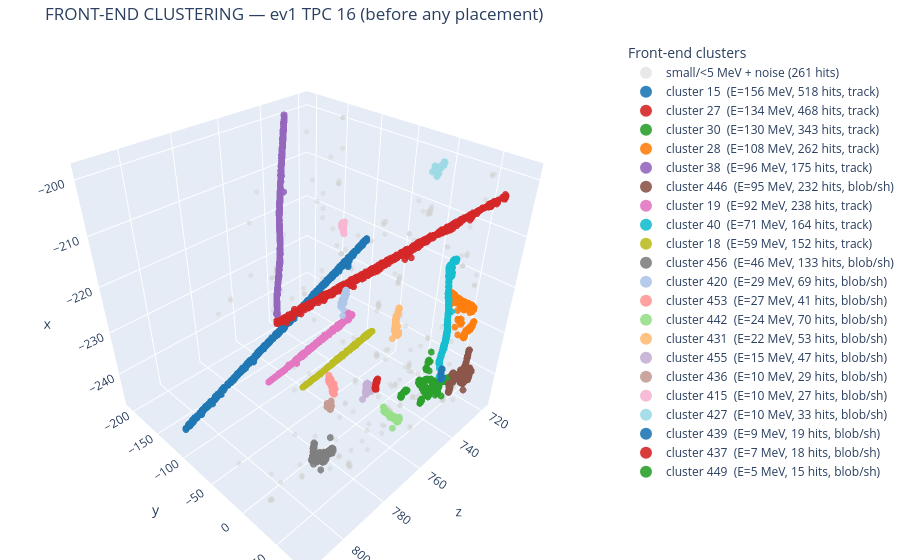

The notebook cell saved with this chart:
### Code cell
# ---- display machinery: fires on every base-image change of the watched TPC ----
_prev = {"base": None, "n": 0}

def show_state(stage, note, base_view=None, force=False):
    base = np.asarray(base_view if base_view is not None else W.current_base(S)[TPC], np.float32)
    changed = _prev["base"] is None or not np.allclose(base, _prev["base"], atol=1.0)
    if not (changed or force):
        return
    _prev["n"] += 1
    print(f"\n{'='*100}")
    print(f"  frame {_prev['n']:>3} | [{stage}]  {note}")
    print(f"{'='*100}")
    if changed:
        _prev["base"] = base.copy()
    # 1) the usual 2D light + charge display
    plot_tpc_light_and_charge(ev_id=EV, TPCid=TPC, hits_full_ev=S["hits_full_ev"],
                              actual=S["actual"][TPC].astype(np.float32),
                              predicted=base, geom_map=geom_map, individualScaling=False)
    plt.show()
    # 2) interactive 3D reconstructed display (gray = not yet assigned)
    ts = W.current_ts(S)
    m = S["hit_tpc"] == TPC
    safe = np.where(np.isfinite(ts) & (ts >= 0), ts, -1.0)
    g = pt.group_hits_by_time(safe[m], time_window=10)
    pt.plot_3d_clusters_with_t0(
        x=np.asarray(S["fs"].event.x)[m], y=np.asarray(S["fs"].event.y)[m],
        z=np.asarray(S["fs"].event.z)[m], labels=g, t0s=safe[m],
        energies=S["e_pos"][m], title=f"[{stage}] {note[:70]}", save_path=None)

# ---- frame 0: FRONT-END CLUSTERING map (real label ids — the clustering decision,
# nothing from truth) so "cluster i placed ..." in later frames is locatable.
import plotly.graph_objects as go

np.asarray(S["fs"].track_stage.base_image)[:] = 0.0     # reset walkthrough state
S["hit_t0"][:] = np.nan

MIN_E_LABEL, MAX_LEGEND = 5.0, 40      # color clusters >= 5 MeV (in this TPC), top 40 by energy
m = S["hit_tpc"] == TPC
labs = np.asarray(S["labels_global"])[m].astype(int)
xs, ys, zs = (np.asarray(S["fs"].event.x)[m], np.asarray(S["fs"].event.y)[m],
              np.asarray(S["fs"].event.z)[m])
e_m = S["e_pos"][m]

ids = [(float(e_m[labs == l].sum()), int(l)) for l in np.unique(labs[labs >= 0])]
keep = [l for en, l in sorted(ids, reverse=True) if en >= MIN_E_LABEL][:MAX_LEGEND]
PALETTE = ["#1f77b4", "#d62728", "#2ca02c", "#ff7f0e", "#9467bd", "#8c564b",
           "#e377c2", "#17becf", "#bcbd22", "#7f7f7f", "#aec7e8", "#ff9896",
           "#98df8a", "#ffbb78", "#c5b0d5", "#c49c94", "#f7b6d2", "#9edae5"]
fig = go.Figure()
other = ~np.isin(labs, keep)
fig.add_trace(go.Scatter3d(x=zs[other], y=ys[other], z=xs[other], mode="markers",
                           marker=dict(size=3, color="lightgray", opacity=0.5),
                           name=f"small/<{MIN_E_LABEL:.0f} MeV + noise ({other.sum()} hits)"))
print(f"{'id':>5} {'E(MeV)':>8} {'hits':>6} {'type':>8} {'also in TPCs':>14}")
for i, l in enumerate(keep):
    mk = labs == l
    en = float(e_m[mk].sum())
    typ = "track" if l < S["split_index"] else "blob/sh"
    tpcs_l = sorted(int(t) for t in S["cluster_to_tpcs"].get(int(l), []) if int(t) != TPC)
    print(f"{l:5d} {en:8.1f} {mk.sum():6d} {typ:>8} {str(tpcs_l) if tpcs_l else '-':>14}")
    fig.add_trace(go.Scatter3d(
        x=zs[mk], y=ys[mk], z=xs[mk], mode="markers",
        marker=dict(size=4, color=PALETTE[i % len(PALETTE)], opacity=0.9),
        name=f"cluster {l}  (E={en:.0f} MeV, {mk.sum()} hits, {typ})"))
fig.update_layout(scene=dict(xaxis_title="z", yaxis_title="y", zaxis_title="x"),
                  legend=dict(title="Front-end clusters", itemsizing="constant"),
                  margin=dict(l=0, r=0, b=0, t=40),
                  title=f"FRONT-END CLUSTERING — ev{EV} TPC {TPC} (before any placement)")
fig.show()

### Figure 1 — Plotly figure (JSON) as saved in the notebook; plotly's stock layout.template omitted (floating-point values rounded to 4 significant figures; data arrays with more than 128 entries replaced by an {"elided": "..."} marker saying what was removed)
{"data": [{"marker": {"color": "lightgray", "opacity": 0.5, "size": 3}, "mode": "markers", "name": "small/<5 MeV + noise (261 hits)", "type": "scatter3d", "x": {"elided": "261 float values"}, "y": {"elided": "261 float values"}, "z": {"elided": "261 float values"}}, {"marker": {"color": "#1f77b4", "opacity": 0.9, "size": 4}, "mode": "markers", "name": "cluster 15  (E=156 MeV, 518 hits, track)", "type": "scatter3d", "x": {"elided": "518 float values"}, "y": {"elided": "518 float values"}, "z": {"elided": "518 float values"}}, {"marker": {"color": "#d62728", "opacity": 0.9, "size": 4}, "mode": "markers", "name": "cluster 27  (E=134 MeV, 468 hits, track)", "type": "scatter3d", "x": {"elided": "468 float values"}, "y": {"elided": "468 float values"}, "z": {"elided": "468 float values"}}, {"marker": {"color": "#2ca02c", "opacity": 0.9, "size": 4}, "mode": "markers", "name": "cluster 30  (E=130 MeV, 343 hits, track)", "type": "scatter3d", "x": {"elided": "343 float values"}, "y": {"elided": "343 float values"}, "z": {"elided": "343 float values"}}, {"marker": {"color": "#ff7f0e", "opacity": 0.9, "size": 4}, "mode": "markers", "name": "cluster 28  (E=108 MeV, 262 hits, track)", "type": "scatter3d", "x": {"elided": "262 float values"}, "y": {"elided": "262 float values"}, "z": {"elided": "262 float values"}}, {"marker": {"color": "#9467bd", "opacity": 0.9, "size": 4}, "mode": "markers", "name": "cluster 38  (E=96 MeV, 175 hits, track)", "type": "scatter3d", "x": {"elided": "175 float values"}, "y": {"elided": "175 float values"}, "z": {"elided": "175 float values"}}, {"marker": {"color": "#8c564b", "opacity": 0.9, "size": 4}, "mode": "markers", "name": "cluster 446  (E=95 MeV, 232 hits, blob/sh)", "type": "scatter3d", "x": {"elided": "232 float values"}, "y": {"elided": "232 float values"}, "z": {"elided": "232 float values"}}, {"marker": {"color": "#e377c2", "opacity": 0.9, "size": 4}, "mode": "markers", "name": "cluster 19  (E=92 MeV, 238 hits, track)", "type": "scatter3d", "x": {"elided": "238 float values"}, "y": {"elided": "238 float values"}, "z": {"elided": "238 float values"}}, {"marker": {"color": "#17becf", "opacity": 0.9, "size": 4}, "mode": "markers", "name": "cluster 40  (E=71 MeV, 164 hits, track)", "type": "scatter3d", "x": {"elided": "164 float values"}, "y": {"elided": "164 float values"}, "z": {"elided": "164 float values"}}, {"marker": {"color": "#bcbd22", "opacity": 0.9, "size": 4}, "mode": "markers", "name": "cluster 18  (E=59 MeV, 152 hits, track)", "type": "scatter3d", "x": {"elided": "152 float values"}, "y": {"elided": "152 float values"}, "z": {"elided": "152 float values"}}, {"marker": {"color": "#7f7f7f", "opacity": 0.9, "size": 4}, "mode": "markers", "name": "cluster 456  (E=46 MeV, 133 hits, blob/sh)", "type": "scatter3d", "x": {"elided": "133 float values"}, "y": {"elided": "133 float values"}, "z": {"elided": "133 float values"}}, {"marker": {"color": "#aec7e8", "opacity": 0.9, "size": 4}, "mode": "markers", "name": "cluster 420  (E=29 MeV, 69 hits, blob/sh)", "type": "scatter3d", "x": [751.8, 751.1, 751.1, 751.1, 751.1, 751.4, 751.4, 751.4, 751.8, 752.5, 751.1, 751.4, 751.4, 751.4, 751.8, 751.8, 751.8, 752.2, 751.4, 751.8, 751.8, 751.8, 752.2, 752.2, 752.2, 751.8, 752.2, 752.2, 752.5, 752.5, 752.2, 752.5, 752.5, 752.9, 752.9, 752.9, 753.3, 752.5, 752.9, 752.9, 753.3, 753.3, 753.7, 752.9, 753.3, 753.3, 753.3, 753.7, 753.7, 754.0, 753.3, 753.7, 753.7, 754.0, 754.0, 754.4, 754.4, 754.0, 754.4, 754.4, 754.4, 754.8, 754.4, 754.8, 754.8, 755.2, 754.8, 755.2, 755.2], "y": [-47.71, -47.34, -47.34, -46.97, -46.97, -46.97, -46.97, -46.97, -46.97, -46.97, -46.6, -46.6, -46.6, -46.6, -46.6, -46.6, -46.6, -46.6, -46.23, -46.23, -46.23, -46.23, -46.23, -46.23, -46.23, -45.85, -45.85, -45.85, -45.85, -45.85, -45.48, -45.48, -45.48, -45.48, -45.48, -45.48, -45.48, -45.11, -45.11, -45.11, -45.11, -45.11, -45.11, -44.74, -44.74, -44.74, -44.74, -44.74, -44.74, -44.74, -44.37, -44.37, -44.37, -44.37, -44.37, -44.37, -44.37, -43.99, -43.99, -43.99, -43.99, -43.99, -43.62, -43.62, -43.62, -43.62, -43.25, -43.25, -43.25], "z": [-224.3, -223.6, -222.9, -223.6, -223.0, -223.7, -223.2, -222.8, -224.1, -228.2, -223.8, -223.9, -223.3, -222.8, -223.9, -223.4, -222.9, -223.7, -223.7, -224.2, -223.5, -223.1, -224.4, -223.8, -223.3, -223.8, -223.8, -223.3, -223.7, -223.3, -224.0, -224.4, -223.7, -224.7, -224.0, -223.5, -224.4, -224.1, -224.4, -223.9, -224.4, -223.9, -224.2, -225.2, -226.4, -224.6, -224.0, -224.5, -224.0, -224.4, -224.4, -224.4, -223.9, -224.4, -223.9, -224.8, -224.4, -224.5, -225.3, -224.5, -224.1, -224.8, -224.4, -224.9, -224.4, -225.1, -224.8, -224.9, -224.4]}, {"marker": {"color": "#ff9896", "opacity": 0.9, "size": 4}, "mode": "markers", "name": "cluster 453  (E=27 MeV, 41 hits, blob/sh)", "type": "scatter3d", "x": [802.0, 801.3, 801.7, 801.7, 802.0, 802.0, 802.0, 800.2, 801.3, 801.3, 801.3, 801.7, 801.7, 801.7, 802.0, 800.2, 800.2, 800.2, 800.2, 800.5, 800.5, 800.5, 800.5, 800.9, 800.9, 800.9, 801.3, 801.3, 801.3, 801.7, 801.7, 799.8, 800.2, 800.2, 800.2, 800.5, 800.5, 800.5, 800.9, 800.2, 800.5], "y": [71.7, 72.07, 72.07, 72.07, 72.07, 72.07, 72.07, 72.44, 72.44, 72.44, 72.44, 72.44, 72.44, 72.44, 72.44, 72.81, 72.81, 72.81, 72.81, 72.81, 72.81, 72.81, 72.81, 72.81, 72.81, 72.81, 72.81, 72.81, 72.81, 72.81, 72.81, 73.19, 73.19, 73.19, 73.19, 73.19, 73.19, 73.19, 73.19, 73.56, 73.56], "z": [-215.2, -215.7, -215.4, -214.9, -215.4, -214.8, -214.4, -218.0, -216.3, -215.8, -215.3, -215.9, -215.4, -215.0, -215.6, -217.9, -217.3, -216.9, -216.4, -217.7, -217.3, -216.6, -216.2, -217.3, -216.4, -216.0, -216.5, -216.0, -215.5, -215.9, -215.4, -217.4, -217.9, -217.4, -217.0, -218.0, -217.4, -216.9, -217.7, -218.2, -218.1]}, {"marker": {"color": "#98df8a", "opacity": 0.9, "size": 4}, "mode": "markers", "name": "cluster 442  (E=24 MeV, 70 hits, blob/sh)", "type": "scatter3d", "x": [764.5, 764.5, 764.1, 764.5, 764.5, 763.7, 763.7, 764.1, 764.1, 764.5, 763.0, 763.3, 763.7, 763.7, 762.2, 762.6, 763.0, 761.5, 761.8, 762.2, 762.2, 760.4, 760.4, 760.7, 761.1, 761.1, 761.5, 761.5, 755.5, 755.5, 755.9, 755.9, 756.3, 756.3, 756.6, 757.0, 757.4, 757.8, 758.1, 758.5, 758.5, 758.9, 758.9, 759.2, 759.6, 759.6, 760.0, 760.4, 760.4, 755.5, 755.9, 756.3, 756.3, 756.6, 756.6, 757.0, 757.4, 757.8, 758.1, 758.1, 758.5, 758.5, 756.3, 756.6, 756.6, 757.0, 757.0, 756.6, 757.0, 759.6], "y": [45.66, 46.03, 46.4, 46.4, 46.4, 46.77, 46.77, 46.77, 46.77, 46.77, 47.15, 47.15, 47.15, 47.15, 47.52, 47.52, 47.52, 47.89, 47.89, 47.89, 47.89, 48.26, 48.26, 48.26, 48.26, 48.26, 48.26, 48.26, 48.63, 48.63, 48.63, 48.63, 48.63, 48.63, 48.63, 48.63, 48.63, 48.63, 48.63, 48.63, 48.63, 48.63, 48.63, 48.63, 48.63, 48.63, 48.63, 48.63, 48.63, 49.01, 49.01, 49.01, 49.01, 49.01, 49.01, 49.01, 49.01, 49.01, 49.01, 49.01, 49.01, 49.01, 49.38, 49.38, 49.38, 49.38, 49.38, 49.75, 49.75, 49.75], "z": [-236.5, -236.8, -237.6, -237.5, -237.1, -237.9, -237.4, -237.7, -237.3, -237.4, -238.1, -237.8, -238.0, -237.5, -238.5, -238.4, -238.1, -239.3, -239.0, -238.9, -238.5, -240.4, -239.7, -239.5, -239.6, -239.2, -239.8, -239.0, -242.4, -241.9, -242.5, -242.0, -242.4, -241.8, -241.6, -241.7, -241.7, -241.4, -241.5, -241.1, -240.7, -241.2, -240.7, -240.6, -240.6, -240.2, -240.3, -240.3, -239.8, -242.4, -242.4, -242.5, -242.0, -242.6, -242.1, -241.5, -241.5, -241.4, -241.5, -241.1, -241.3, -240.8, -242.7, -242.4, -242.0, -242.6, -242.0, -242.4, -242.3, -243.1]}, {"marker": {"color": "#ffbb78", "opacity": 0.9, "size": 4}, "mode": "markers", "name": "cluster 431  (E=22 MeV, 53 hits, blob/sh)", "type": "scatter3d", "x": [749.9, 750.3, 750.7, 751.1, 751.1, 751.4, 751.4, 751.8, 751.8, 752.2, 752.2, 752.5, 752.5, 752.5, 753.3, 749.9, 749.9, 750.3, 750.3, 750.7, 751.1, 752.2, 752.2, 752.2, 752.5, 752.5, 752.5, 752.5, 752.5, 752.5, 751.4, 751.8, 751.8, 752.2, 752.2, 752.2, 752.2, 752.5, 752.5, 752.9, 752.9, 751.4, 752.2, 752.2, 752.5, 752.9, 751.8, 751.8, 752.2, 752.2, 752.2, 752.5, 751.8], "y": [24.08, 24.08, 24.08, 24.08, 24.08, 24.08, 24.08, 24.08, 24.08, 24.08, 24.08, 24.08, 24.08, 24.08, 24.08, 24.45, 24.45, 24.45, 24.45, 24.45, 24.45, 24.45, 24.45, 24.45, 24.45, 24.45, 24.45, 24.45, 24.45, 24.45, 24.83, 24.83, 24.83, 24.83, 24.83, 24.83, 24.83, 24.83, 24.83, 24.83, 24.83, 25.2, 25.2, 25.2, 25.2, 25.2, 25.57, 25.57, 25.57, 25.57, 25.57, 25.57, 25.94], "z": [-226.4, -226.8, -226.3, -226.6, -226.1, -226.4, -225.9, -226.0, -225.6, -225.6, -225.1, -225.3, -224.8, -224.4, -226.8, -226.7, -226.2, -226.5, -226.0, -226.7, -226.5, -223.9, -223.5, -222.8, -224.5, -224.1, -223.7, -223.2, -222.7, -222.3, -224.4, -224.4, -223.9, -224.2, -223.7, -222.7, -222.2, -222.7, -222.1, -222.6, -222.1, -224.4, -221.9, -221.5, -222.0, -221.9, -220.9, -220.5, -221.7, -221.2, -220.7, -221.7, -220.5]}, {"marker": {"color": "#c5b0d5", "opacity": 0.9, "size": 4}, "mode": "markers", "name": "cluster 455  (E=15 MeV, 47 hits, blob/sh)", "type": "scatter3d", "x": [787.5, 786.8, 787.1, 787.1, 787.1, 787.1, 787.1, 787.1, 787.5, 787.1, 787.1, 787.5, 787.1, 787.5, 785.3, 785.3, 785.7, 786.8, 786.8, 787.1, 787.1, 785.3, 785.7, 785.7, 786.0, 786.0, 786.4, 786.4, 786.4, 786.8, 786.0, 786.4, 786.4, 786.8, 787.1, 787.1, 787.5, 787.5, 786.0, 787.9, 787.9, 788.3, 788.3, 788.3, 788.6, 788.6, 788.6], "y": [72.44, 74.3, 74.3, 74.3, 74.67, 74.67, 75.05, 75.05, 75.05, 75.42, 75.42, 75.42, 75.79, 75.79, 76.16, 76.16, 76.16, 76.16, 76.16, 76.16, 76.16, 76.53, 76.53, 76.53, 76.53, 76.53, 76.53, 76.53, 76.53, 76.53, 76.91, 76.91, 76.91, 76.91, 76.91, 76.91, 76.91, 76.91, 77.28, 77.28, 77.28, 77.28, 77.28, 77.65, 77.65, 77.65, 78.02], "z": [-223.7, -222.2, -222.3, -221.9, -222.6, -221.9, -222.0, -221.6, -221.8, -222.4, -221.7, -222.0, -221.6, -222.2, -221.8, -221.3, -221.8, -221.7, -221.2, -222.2, -221.5, -221.5, -221.6, -221.2, -221.4, -221.0, -221.8, -221.2, -220.7, -221.7, -221.8, -221.3, -220.8, -220.7, -220.7, -220.3, -220.8, -220.3, -222.2, -220.3, -219.9, -220.3, -219.8, -220.1, -220.4, -219.9, -220.2]}, {"marker": {"color": "#c49c94", "opacity": 0.9, "size": 4}, "mode": "markers", "name": "cluster 436  (E=10 MeV, 29 hits, blob/sh)", "type": "scatter3d", "x": [788.6, 789.0, 788.6, 788.6, 789.0, 789.4, 789.4, 789.4, 789.4, 788.6, 789.0, 789.0, 789.4, 789.4, 789.7, 789.7, 790.1, 789.4, 790.1, 790.5, 790.5, 790.5, 790.5, 790.9, 790.9, 790.9, 790.9, 791.2, 791.2], "y": [38.22, 38.22, 38.59, 38.59, 38.59, 38.59, 38.59, 38.96, 38.96, 39.33, 39.33, 39.33, 39.33, 39.33, 39.33, 39.33, 39.33, 39.71, 39.71, 39.71, 40.08, 40.08, 40.45, 40.45, 40.45, 40.82, 40.82, 40.82, 40.82], "z": [-227.7, -227.9, -227.9, -227.5, -227.8, -228.8, -227.8, -228.8, -228.0, -228.6, -229.0, -228.4, -228.5, -228.1, -228.6, -228.0, -228.0, -228.9, -227.8, -228.0, -228.0, -227.5, -227.7, -227.8, -227.3, -227.5, -227.1, -227.6, -226.9]}, {"marker": {"color": "#f7b6d2", "opacity": 0.9, "size": 4}, "mode": "markers", "name": "cluster 415  (E=10 MeV, 27 hits, blob/sh)", "type": "scatter3d", "x": [727.3, 728.0, 728.0, 728.0, 728.0, 728.4, 728.4, 728.7, 728.4, 728.7, 728.7, 728.7, 728.7, 729.5, 728.0, 728.4, 728.4, 728.7, 728.7, 729.1, 729.1, 729.5, 729.5, 729.5, 729.9, 729.9, 729.5], "y": [-116.9, -116.2, -116.2, -115.8, -115.8, -115.8, -115.8, -115.8, -115.4, -115.4, -115.4, -115.0, -115.0, -115.0, -114.7, -114.7, -114.7, -114.7, -114.7, -114.7, -114.7, -114.7, -114.7, -114.7, -114.7, -114.7, -114.3], "z": [-220.7, -220.2, -219.7, -220.1, -219.4, -219.3, -218.9, -218.9, -218.8, -219.0, -218.5, -218.9, -218.4, -218.8, -217.7, -218.3, -217.8, -218.4, -218.0, -218.4, -217.9, -218.5, -218.1, -217.6, -218.3, -217.8, -218.4]}, {"marker": {"color": "#9edae5", "opacity": 0.9, "size": 4}, "mode": "markers", "name": "cluster 427  (E=10 MeV, 33 hits, blob/sh)", "type": "scatter3d", "x": [730.6, 731.0, 731.0, 732.1, 728.7, 729.1, 729.5, 729.9, 730.2, 730.2, 730.6, 731.0, 731.0, 725.8, 726.1, 726.1, 726.5, 727.3, 727.6, 727.6, 728.0, 728.4, 728.7, 729.1, 729.1, 729.5, 729.5, 729.9, 726.5, 726.5, 726.9, 728.7, 726.5], "y": [5.855, 5.855, 5.855, 5.855, 6.227, 6.227, 6.227, 6.227, 6.227, 6.227, 6.227, 6.227, 6.227, 6.599, 6.599, 6.599, 6.599, 6.599, 6.599, 6.599, 6.599, 6.599, 6.599, 6.599, 6.599, 6.599, 6.599, 6.599, 6.971, 6.971, 6.971, 6.971, 7.343], "z": [-200.2, -200.0, -199.5, -200.4, -201.0, -200.9, -201.5, -200.6, -200.4, -199.9, -199.9, -200.2, -199.6, -199.7, -200.0, -199.5, -199.9, -199.9, -200.4, -199.9, -200.4, -200.3, -200.5, -200.9, -200.4, -201.6, -200.5, -200.3, -200.1, -199.6, -199.8, -201.1, -200.0]}, {"marker": {"color": "#1f77b4", "opacity": 0.9, "size": 4}, "mode": "markers", "name": "cluster 439  (E=9 MeV, 19 hits, blob/sh)", "type": "scatter3d", "x": [725.8, 725.8, 725.8, 726.1, 726.1, 726.1, 725.0, 725.0, 725.4, 725.4, 725.8, 725.8, 725.8, 726.1, 726.1, 725.0, 725.8, 726.5, 726.9], "y": [40.08, 40.08, 40.08, 40.08, 40.08, 40.08, 40.45, 40.45, 40.45, 40.45, 40.45, 40.45, 40.45, 40.45, 40.45, 40.82, 41.57, 42.31, 42.31], "z": [-242.7, -242.2, -240.6, -241.9, -241.5, -241.0, -243.4, -242.9, -243.3, -242.8, -242.6, -242.2, -240.7, -241.4, -240.6, -243.3, -243.1, -242.7, -242.7]}, {"marker": {"color": "#d62728", "opacity": 0.9, "size": 4}, "mode": "markers", "name": "cluster 437  (E=7 MeV, 18 hits, blob/sh)", "type": "scatter3d", "x": [765.9, 766.3, 766.3, 766.7, 766.3, 766.7, 766.7, 767.1, 767.1, 767.1, 767.1, 767.1, 767.4, 767.1, 767.1, 767.4, 767.4, 767.1], "y": [38.59, 38.59, 38.59, 38.59, 38.96, 38.96, 38.96, 38.96, 38.96, 39.33, 39.33, 39.33, 39.33, 39.71, 39.71, 39.71, 39.71, 40.08], "z": [-230.3, -230.8, -230.3, -230.5, -230.9, -231.0, -230.6, -231.2, -230.8, -232.2, -231.6, -231.1, -231.8, -232.0, -231.6, -232.0, -231.5, -232.1]}, {"marker": {"color": "#2ca02c", "opacity": 0.9, "size": 4}, "mode": "markers", "name": "cluster 449  (E=5 MeV, 15 hits, blob/sh)", "type": "scatter3d", "x": [762.2, 762.6, 763.0, 763.0, 763.3, 763.3, 763.7, 763.7, 762.2, 760.7, 761.1, 761.5, 761.5, 761.8, 761.8], "y": [63.51, 63.51, 63.51, 63.51, 63.51, 63.51, 63.51, 63.51, 63.89, 64.26, 64.26, 64.26, 64.26, 64.26, 64.26], "z": [-231.8, -231.9, -232.5, -232.0, -232.6, -232.2, -232.4, -232.0, -231.7, -231.8, -231.9, -231.9, -231.5, -231.9, -231.4]}], "layout": {"legend": {"itemsizing": "constant", "title": {"text": "Front-end clusters"}}, "margin": {"b": 0, "l": 0, "r": 0, "t": 40}, "scene": {"xaxis": {"title": {"text": "z"}}, "yaxis": {"title": {"text": "y"}}, "zaxis": {"title": {"text": "x"}}}, "title": {"text": "FRONT-END CLUSTERING — ev1 TPC 16 (before any placement)"}}}
